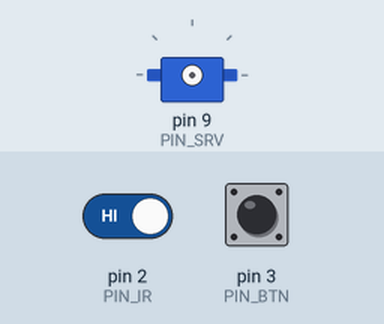
This sketch was run on a simulated Arduino Uno, built with avr-gcc and run on an emulated ATmega328P. On the bench: servo. The inputs (shaded band) are chosen by the test bench; at power-on: pin 2 (PIN_IR) HIGH, pin 3 (PIN_BTN) HIGH. Sleep ends after the set time or at an interrupt.

Above: at 1.6 s.
1.7 s: pin 2 (PIN_IR) driven LOW
At 4.6 s:
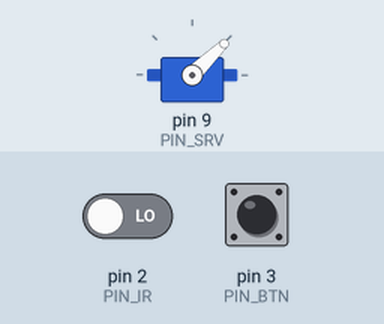
4.7 s: pin 2 (PIN_IR) driven HIGH
6.2 s: pin 3 (PIN_BTN) pulled LOW for 0.15 s
At 6.8 s:
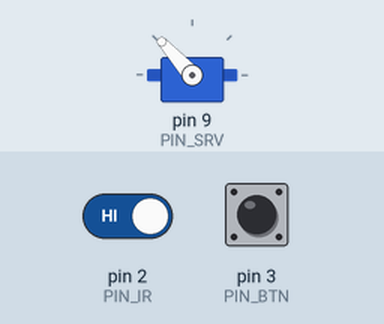
Timing chart, 0 to 9.2 s (numbered marks = the images above; inputs shaded):
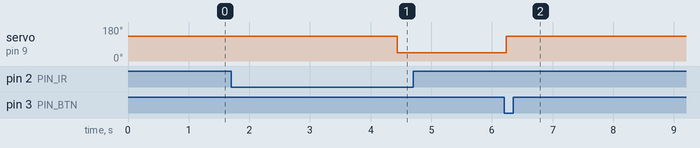

The sketch:

Light_Switch_Device_2.ino
```cpp
#include <Servo.h>
#include <avr/sleep.h>
#include <avr/interrupt.h>

#define PIN_SRV 9
#define PIN_IR 2
#define PIN_BTN 3

#define P_A 1000
#define P_B 1900
#define MOVE_MS 500

#define REF_IR 150
#define REF_BTN 150
#define IDLE_MS 150
#define TIMEOUT_MS 2000

Servo srv;

volatile bool woke = false;
volatile int why = 0;
int currPulse = P_A;
float lastMs = 0;

void onIR() {
  why = 1;
  woke = true;
  detachInterrupt(digitalPinToInterrupt(PIN_IR));
  detachInterrupt(digitalPinToInterrupt(PIN_BTN));
}

void onBTN() {
  why = 2;
  woke = true;
  detachInterrupt(digitalPinToInterrupt(PIN_IR));
  detachInterrupt(digitalPinToInterrupt(PIN_BTN));
}

void waitIdle(int stable = IDLE_MS, int limit = TIMEOUT_MS) {
  float t0 = (float)millis();
  while (((float)millis() - t0) < (float)limit) {
    if (digitalRead(PIN_IR) == HIGH && digitalRead(PIN_BTN) == HIGH) {
      delay(stable);
      if (digitalRead(PIN_IR) == HIGH && digitalRead(PIN_BTN) == HIGH) return;
    }
    delay(5);
  }
}

void sleepNow() {
  set_sleep_mode(SLEEP_MODE_PWR_DOWN);
  EIFR = _BV(INTF0) | _BV(INTF1);

  noInterrupts();
  attachInterrupt(digitalPinToInterrupt(PIN_IR), onIR, LOW);
  attachInterrupt(digitalPinToInterrupt(PIN_BTN), onBTN, LOW);
  sleep_enable();
  interrupts();

  if (digitalRead(PIN_IR) == LOW || digitalRead(PIN_BTN) == LOW) {
    sleep_disable();
    noInterrupts();
    detachInterrupt(digitalPinToInterrupt(PIN_IR));
    detachInterrupt(digitalPinToInterrupt(PIN_BTN));
    interrupts();
    why = (digitalRead(PIN_IR) == LOW) ? 1 : 2;
    woke = true;
    return;
  }

  float t0 = (float)millis();
  while (((float)millis() - t0) < 80.0f) {
    if (digitalRead(PIN_IR) == LOW || digitalRead(PIN_BTN) == LOW) {
      sleep_disable();
      noInterrupts();
      detachInterrupt(digitalPinToInterrupt(PIN_IR));
      detachInterrupt(digitalPinToInterrupt(PIN_BTN));
      interrupts();
      why = (digitalRead(PIN_IR) == LOW) ? 1 : 2;
      woke = true;
      return;
    }
    delay(1);
  }

  sleep_cpu();
  sleep_disable();
}

void setup() {
  pinMode(PIN_IR, INPUT_PULLUP);
  pinMode(PIN_BTN, INPUT_PULLUP);
  srv.detach();
  delay(300);
  waitIdle();
}

void loop() {
  sleepNow();
  if (!woke) return;

  noInterrupts();
  int cause = why;
  why = 0;
  woke = false;
  interrupts();

  float now = (float)millis();
  int refms = (cause == 1) ? REF_IR : REF_BTN;
  if (lastMs > 0 && (now - lastMs) < (float)refms) {
    waitIdle();
    return;
  }

  if (cause == 1) delay(120); else delay(40);

  srv.attach(PIN_SRV);
  if (currPulse == P_A) {
    srv.writeMicroseconds(P_B);
    currPulse = P_B;
  } else {
    srv.writeMicroseconds(P_A);
    currPulse = P_A;
  }
  delay(MOVE_MS);
  srv.detach();

  lastMs = (float)millis();
  waitIdle();
}
```

Measured:
- after the input at 1.7 s, servo on pin 9 (PIN_SRV): 132° → 44° after 2.7 s
- after the input at 4.7 s, every drawn part: stays the same
- after the input at 6.2 s, servo on pin 9 (PIN_SRV): 44° → 132° at once
